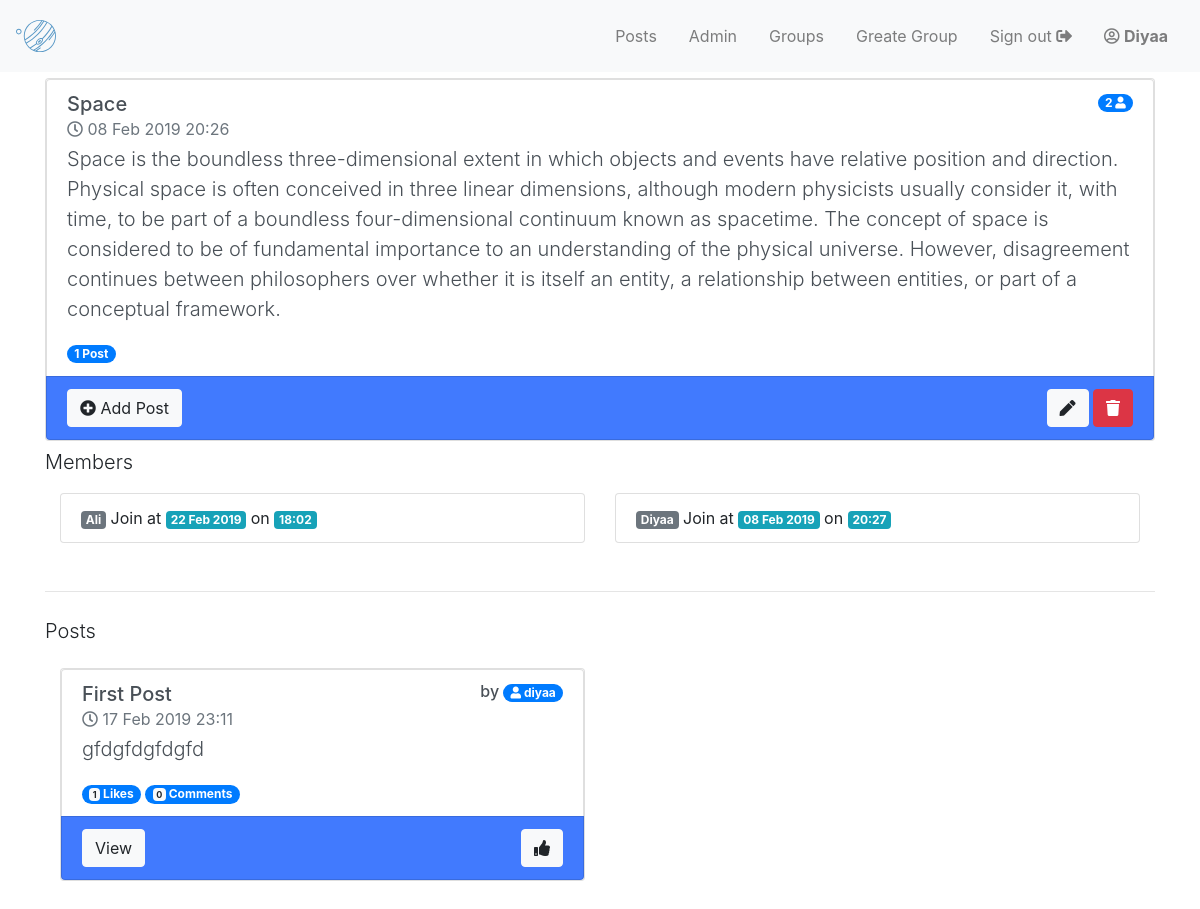
Before: /group/space/detail/ (signed in) with the older database file.
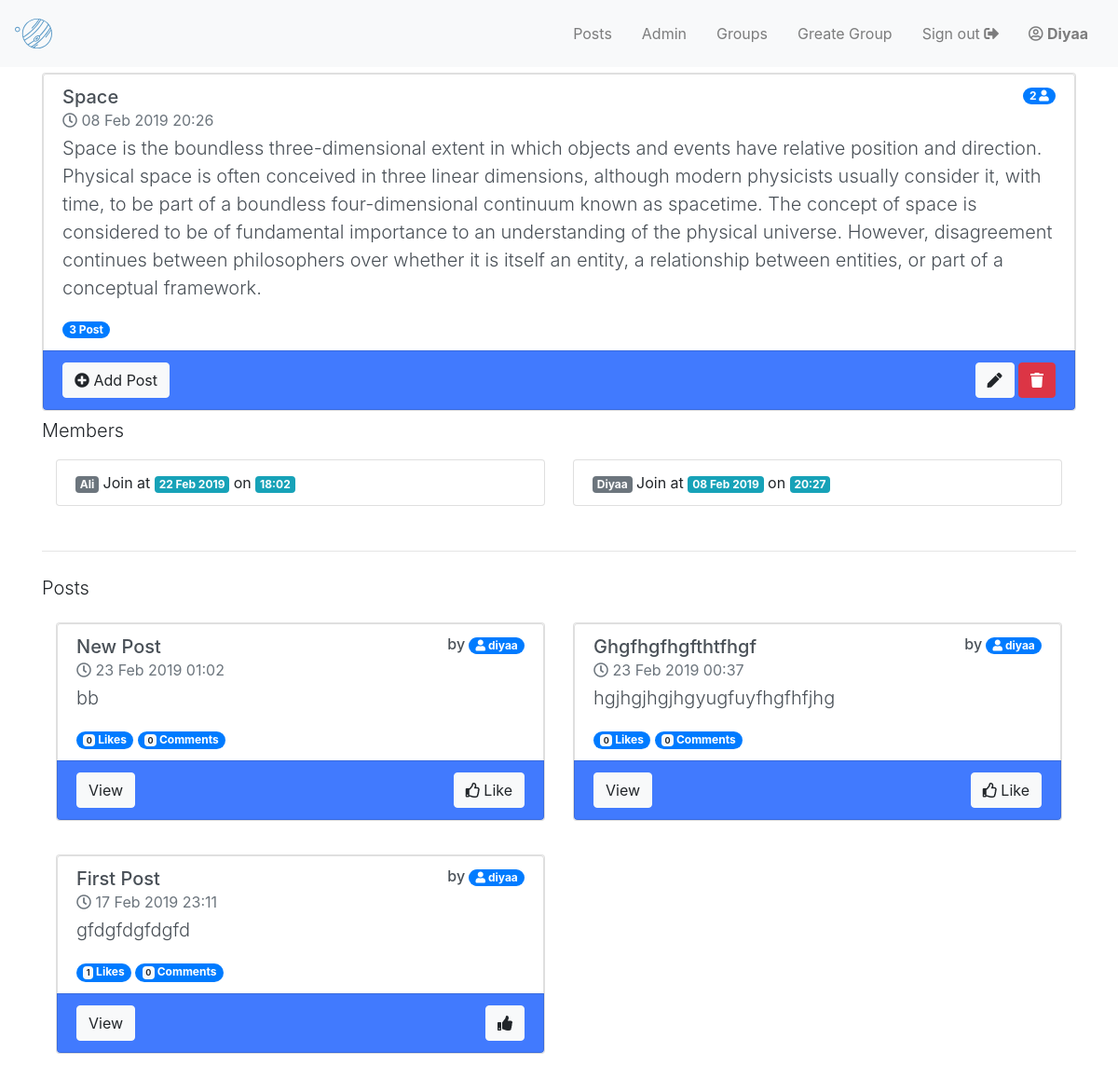
After: the same page with the newer database file.
### group/models.py (models this page shows, shortened)
class Group(models.Model):
    name = models.CharField(max_length=255, unique=True)
    created_at = models.DateTimeField(auto_now=True)
    slug = models.SlugField(allow_unicode=True, unique=True)
    description = models.TextField(blank=True, default='')
    """Generally, ManyToManyField instances should go in the object that’s going to be edited on a form.Members is in Group (rather than member having a group ManyToManyField ) because it’s more natural to think about a group having members."""
    members = models.ManyToManyField(User, through="Membership")
    def current_group_post(self):
        return self.post_group.filter(group__id = self.pk)
    class Meta:
        ordering = ('-created_at',)
        permissions = (
           ("greate_group", "Can greate group"),
           ("add_post", "Can add post to group"),
           ("delete_post", "Can delete post in group"),
           ("update_post", "Can update post in group"),
       )

class Membership(models.Model):
    user = models.ForeignKey(
        User, related_name='group_member', on_delete=models.CASCADE)
    group = models.ForeignKey(
        Group, related_name="memberships", on_delete=models.CASCADE)
    date_joined = models.DateTimeField(auto_now=True)

### post/models.py (models this page shows, shortened)
class Post(models.Model):
    user = models.ForeignKey(User, related_name='post_user', on_delete=models.CASCADE)
    group = models.ForeignKey(Group, related_name="post_group", on_delete=models.CASCADE)
    title = models.CharField(max_length=255, unique=True)
    content = models.TextField()
    created_at = models.DateTimeField(auto_now=True)
    like = models.ManyToManyField(User, through="Like")
    def post_comments(self):
        return self.comments.filter(post__id=self.pk) # comments comes from related_name inside Comment Model
    class Meta:
        ordering = ["-created_at"]

### group/views.py (the view)
# urls.py: url(r'^group/(?P<slug>[-\w]+)/detail/$',views.GroupDetail.as_view(), name='group_detail'),
class GroupDetail(LoginRequiredMixin, generic.DetailView):
    model = Group
    queryset = Group.objects.all()
    def get_context_data(self, **kwargs):
        context = super(GroupDetail, self).get_context_data(**kwargs)
        context['group_members'] = Membership.objects.filter(group__slug=self.kwargs.get("slug")).order_by('-date_joined')
        return context

### group/templates/group/group_detail.html (shortened to what this page needs)
{% extends "base.html" %}
{% block content %}
<div class="card">
  <div class="list-group-item list-group-item-action flex-column align-items-start ">
    <div class="d-flex w-100 justify-content-between">
      <h5 class="mb-1">{{ group.name|title }}<br>
        <small class="text-muted"><i class="far fa-clock"></i> {{ group.created_at|date:"d M Y" }} {{group.created_at|time:"H:i" }}
        </small>
      </h5>
      <p class="h6">
        <span class="badge badge-primary badge-pill">{{group.members.count}} <i class="fas fa-user"></i></span>
      </p>
    </div>
    <p class="lead">{{group.description}}</p>
    <medium>
      <span class="badge badge-primary badge-pill">{{group.current_group_post|length}} Post</span>
    </medium>
  </div>
  <li class="list-group-item d-flex justify-content-between align-items-center join">
    <a class="btn btn-light" href="{% url 'post:add_post' group.slug %}"><i class="fas fa-plus-circle"></i> Add Post</a>
    <div class="">
      <a class="btn btn-light" href="{% url 'group:group_update' group.slug %}"><i class="fas fa-pen"></i></a>
      <a class="btn btn-danger" href="{% url 'group:group_delete' group.slug %}"><i class="fas fa-trash"></i></a>
    </div>
  </li>
</div>
<p class="lead">Members</p>
<div class="container">
  <div class="row">
    {% for member in group_members %}
    <div class="col-lg-6 mb-4">
      <li class="list-group-item">
        <span class="badge badge-secondary">{{member.user.username|title}}
        </span>
         Join at
        <span class="badge badge-info">{{member.date_joined|date:"d M Y"}}
        </span>
        on
        <span class="badge badge-info">{{member.date_joined|time:"H:i"}}
        </span>
      </li>
    </div>
    {% empty %}
    No members!
    {% endfor %}
  </div>
</div>
<hr class="my-4">
<p class="lead">Posts</p>
<div class="container">
  <div class="row">
    {% for post in group.current_group_post %}
    <div class="col-lg-6 mb-4">
      <div class="card">
        <ul class="list-group">
          <a href="{% url 'post:post_detail' post.pk %}" class="list-group-item list-group-item-action flex-column align-items-start ">
            <div class="d-flex w-100 justify-content-between">
              <h5 class="mb-1">{{ post.title|title }}</strong> <br><small class="text-muted"><i class="far fa-clock"></i> {{ post.created_at|date:"d M Y" }} {{ post.created_at|time:"H:i" }}</small></h5>
              <p class="h6">by <span class="badge badge-primary badge-pill"><i class="fas fa-user"></i> {{post.user.username}}</span></p>
            </div>
            <p class="lead">{{post.content|truncatechars:200}}</p>
            <medium>
              <span class="badge badge-primary badge-pill">
                <span class="badge badge-light">{{post.like.count}}</span> Likes
              </span>
              <span class="badge badge-primary badge-pill">
                <span class="badge badge-light">{{post.post_comments.count}}</span> Comments
              </span>
            </medium>
          </a>
          <li class="list-group-item d-flex justify-content-between align-items-center join">
            <a class="btn btn-light" href="{% url 'post:post_detail' post.pk %}">View</a>
            {% if user in post.like.all %}
            <a class="btn btn-light" href="{% url 'post:dislike_post' post.pk %}"><i class="fas fa-thumbs-up"></i></a>
            {% else %}
            <a class="btn btn-light" href="{% url 'post:like_post' post.pk %}"><i class="far fa-thumbs-up"></i> Like</a>
            {% endif %}
          </li>
        </ul>
      </div>
    </div>
    {% endfor %}
  </div>
</div>
{% endblock %}

Changed rows visible on the page:
computed for Group "Space": current_group_post|length "1" → "3"
added Post: title "New Post", created_at "23 Feb 2019", created_at "01:02", user.username "diyaa", content "bb", like.count "0", post_comments.count "0", shows "Like"
added Post: title "Ghgfhgfhgfthtfhgf", created_at "23 Feb 2019", created_at "00:37", user.username "diyaa", content "hgjhgjhgjhgyugfuyfhgfhfjhg", like.count "0", post_comments.count "0", shows "Like"
